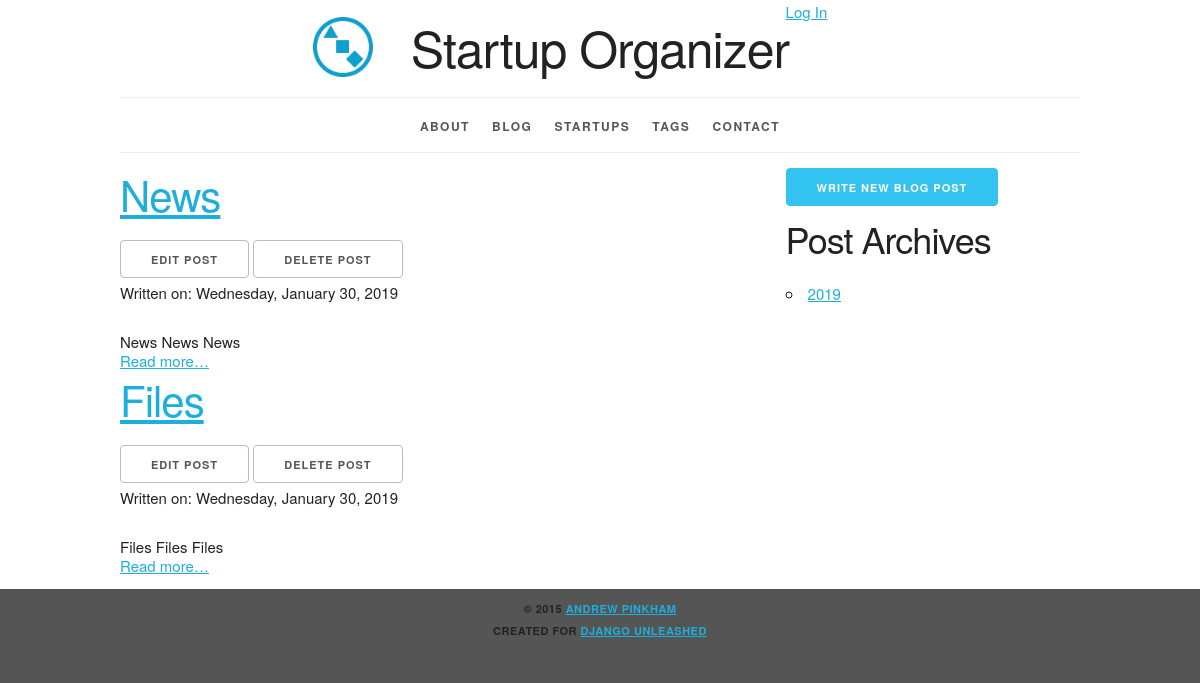
Before: /blog/ with the older database file.
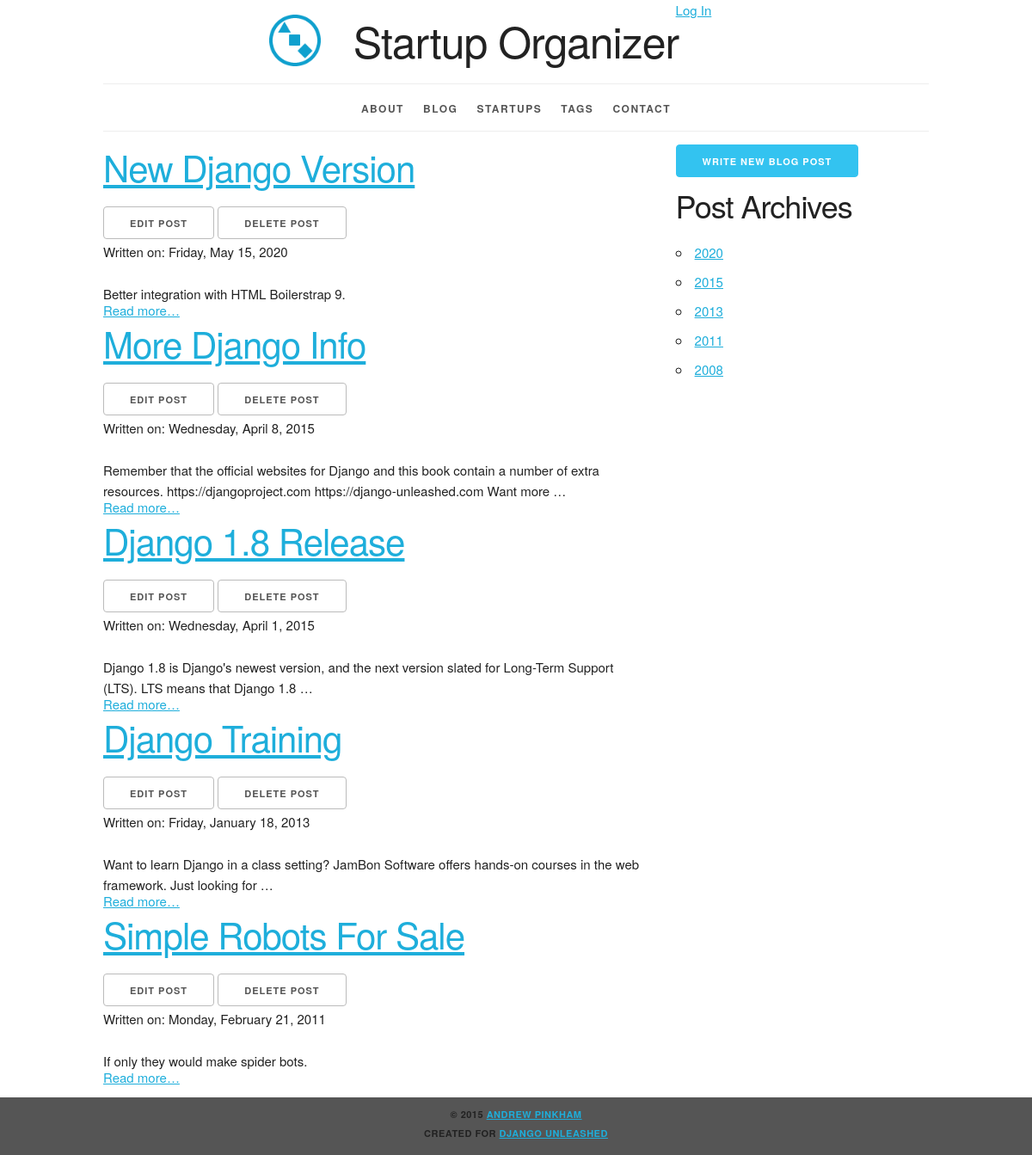
After: the same page with the newer database file.
### blog/models.py (models this page shows, shortened)
class Post(models.Model):
    title = models.CharField(max_length=63)
    slug = models.SlugField(
        max_length=63,
        help_text='A label for URL config',
        unique_for_month='pub_date')
    text = models.TextField()
    pub_date = models.DateField(
        'date published',
        auto_now_add=True)
    tags = models.ManyToManyField(
        Tag,
        blank=True,
        related_name='blog_posts')
    startups = models.ManyToManyField(
        Startup,
        blank=True,
        related_name='blog_posts')
    class Meta:
        verbose_name = 'blog post'
        ordering = ['-pub_date', 'title']
        get_latest_by = 'pub_date'
    def get_absolute_url(self):
        return reverse(
            'blog_post_detail',
            kwargs={'year': self.pub_date.year,
                    'month': self.pub_date.month,
                    'slug': self.slug})
    def get_delete_url(self):
        return reverse(
            'blog_post_delete',
            kwargs={'year': self.pub_date.year,
                    'month': self.pub_date.month,
                    'slug': self.slug})
    def get_update_url(self):
        return reverse(
            'blog_post_update',
            kwargs={'year': self.pub_date.year,
                    'month': self.pub_date.month,
                    'slug': self.slug})

### blog/views.py (the view)
class PostList(ArchiveIndexView):
    allow_empty = True
    allow_future = True
    context_object_name = 'post_list'
    date_field = 'pub_date'
    make_object_list = True
    model = Post
    paginate_by = 5
    template_name = 'blog/post_list.html'

### blog/templates/blog/post_list.html (shortened to what this page needs)
{% extends parent_template|default:"blog/base_blog.html" %}
{% block content %}
  <div class="row">
    <div class="eight columns">
      {% for post in post_list %}
        <article class="list-item">
          <header>
            <h2>
              <a href="{{ post.get_absolute_url }}">
                {{ post.title|title }}</a>
            </h2>
              <ul class="inline">
                  <li>
                    <a
                        href="{{ post.get_update_url }}"
                        class="button">
                      Edit Post</a></li>
                  <li>
                    <a
                        href="{{ post.get_delete_url }}"
                        class="button">
                      Delete Post</a></li>
              </ul>
            <p>
              Written on:
              <time datetime="{{ post.pub_date|date:"Y-m-d" }}">
                {{ post.pub_date|date:"l, F j, Y" }}
              </time>
            </p>
          </header>
          <p>{{ post.text|truncatewords:20 }}</p>
          <p class="read-more">
            <a href="{{ post.get_absolute_url }}">
              Read more&hellip;</a>
          </p>
        </article>
      {% empty %}
        <p><em>No Blog Posts Available</em></p>
      {% endfor %}
    </div>
    <div class="desktop four columns">
        <a
          href="{% url 'blog_post_create' %}"
          class="button button-primary">
        Write New Blog Post</a>
      <h3>Post Archives</h3>
      <ul>
        {% for y in date_list %}
          <li><a href="{% url 'blog_post_archive_year' y|date:"Y" %}">
            {{ y|date:"Y" }}</a></li>
        {% endfor %}
      </ul>
    </div>
  </div>
{% endblock %}

### blog/templates/blog/base_blog.html
{% extends parent_template|default:"base.html" %}
{% load staticfiles %}
{% block head %}
<link rel="stylesheet" type="text/css"
  href="{% static 'blog/style.css' %}" />
{% endblock %}

### templates/base.html (shortened to what this page needs)
{% load staticfiles %}
<!DOCTYPE html>
<html lang="en">
  <head>
    <link rel="stylesheet" type="text/css"
      href="{% static 'site/normalize.css' %}">
    <link rel="stylesheet" type="text/css"
      href="{% static 'site/skeleton.css' %}">
    <link rel="stylesheet" type="text/css"
      href="{% static 'site/style.css' %}">
    {% block head %}{% endblock %}
  </head>
  <body>
    <div class="container">
      <div class="status row">
        <div class="offset-by-eight four columns">
          <ul class="inline">
            {% if user.is_authenticated %}
              <li><a href="{% url 'dj-auth:logout' %}?next={{ request.path }}">
                Log Out</a></li>
            {% else %}
              <li><a href="{% url 'dj-auth:login' %}?next={{ request.path }}">
                Log In</a></li>
            {% endif %}
          </ul>
        </div>
      </div>
      <header class="row">
        <div class="offset-by-one ten columns">
          <h1 class="logo">Startup Organizer</h1>
        </div>
      </header>
      <nav>
        <ul>
          <li>
            <a href="{% url 'about_site' %}">
              About</a></li>
          <li>
            <a href="{% url 'blog_post_list' %}">
              Blog</a></li>
          <li>
            <a href="{% url 'organizer_startup_list' %}">
              Startups</a></li>
          <li>
            <a href="{% url 'organizer_tag_list' %}">
              Tags</a></li>
          <li>
            <a href="{% url 'contact' %}">
              Contact</a></li>
        </ul>
      </nav>
      <main>
        {% block content %}{% endblock %}
      </main>
    </div>
    <footer>
      <p>
        &copy; 2015
        <a href="https://AndrewsForge.com/">
          Andrew Pinkham</a>
      </p>
      <p>
        Created for
        <a href="https://Django-Unleashed.com/">
          Django Unleashed</a>
      </p>
    </footer>
  </body>
</html>

### static/site/skeleton.css (style rules this page uses)
.container { position: relative; width: 100%; max-width: 960px; margin: 0 auto; padding: 0 20px; box-sizing: border-box; }
.column, .columns { width: 100%; float: left; box-sizing: border-box; }
@media (min-width: 400px) { .container { width: 85%; padding: 0; } }
@media (min-width: 550px) { .container { width: 80%; } }
@media (min-width: 550px) { .column, .columns { margin-left: 4%; } }
@media (min-width: 550px) { .column:first-child, .columns:first-child { margin-left: 0; } }
@media (min-width: 550px) { .four.columns { width: 30.6666666667%; } }
@media (min-width: 550px) { .eight.columns { width: 65.3333333333%; } }
@media (min-width: 550px) { .ten.columns { width: 82.6666666667%; } }
@media (min-width: 550px) { .offset-by-one.column, .offset-by-one.columns { margin-left: 8.66666666667%; } }
@media (min-width: 550px) { .offset-by-eight.column, .offset-by-eight.columns { margin-left: 69.3333333333%; } }
html { font-size: 62.5%; }
body { font-size: 1.5em; line-height: 1.6; font-weight: 400; font-family: "Raleway", "HelveticaNeue", "Helvetica Neue", Helvetica, Arial, sans-serif; color: #222; }
h1, h2, h3, h4, h5, h6 { margin-top: 0; margin-bottom: 2rem; font-weight: 300; }
h1 { font-size: 4.0rem; line-height: 1.2; letter-spacing: -.1rem; }
h2 { font-size: 3.6rem; line-height: 1.25; letter-spacing: -.1rem; }
h3 { font-size: 3.0rem; line-height: 1.3; letter-spacing: -.1rem; }
@media (min-width: 550px) { h1 { font-size: 5.0rem; } }
@media (min-width: 550px) { h2 { font-size: 4.2rem; } }
@media (min-width: 550px) { h3 { font-size: 3.6rem; } }
p { margin-top: 0; }
a { color: #1EAEDB; }
.button, button, input[type="submit"], input[type="reset"], input[type="button"] { display: inline-block; height: 38px; padding: 0 30px; color: #555; text-align: center; font-size: 11px; font-weight: 600; line-height: 38px; letter-spacing: .1rem; text-transform: uppercase; text-decoration: none; white-space: nowrap; background-color: transparent; border-radius: 4px; border: 1px solid #bbb; cursor: pointer; box-sizing: border-box; }
.button.button-primary, button.button-primary, input[type="submit"].button-primary, input[type="reset"].button-primary, input[type="button"].button-primary { color: #FFF; background-color: #33C3F0; border-color: #33C3F0; }
ul { list-style: circle inside; }
ol, ul { padding-left: 0; margin-top: 0; }
li { margin-bottom: 1rem; }
button, .button { margin-bottom: 1rem; }
pre, blockquote, dl, figure, table, p, ul, ol, form { margin-bottom: 2.5rem; }
.container:after, .row:after, .u-cf { content: ""; display: table; clear: both; }

### static/site/style.css (style rules this page uses)
.desktop { display: none; }
@media (min-width: 550px) { .desktop { display: block; } }
html { height: 100%; background-color: #555; }
body { background-color: white; }
body>div>header { text-align: center;; }
header h1 { display: inline-block; font-weight: normal; font-style: normal; width: 100%; margin-top: 0; padding-top: 0; }
.logo { padding-top: 50px; background-image: url("/static/site/logo.png"); background-size: 50px; background-repeat: no-repeat; background-position: top; }
@media (min-width: 750px) { .logo { padding-top: 0; background-size: contain; background-position: 0% 0%; } }
@media (min-width: 1000px) { .logo { background-position: 10% 0%; } }
@media (min-width: 1200px) { .logo { background-position: 15% 0%; } }
nav { border-top: 1px solid #eee; width: 100%; border-bottom: 1px solid #eee; margin: 0 0 1em; padding: 0; }
nav ul { margin: 0; padding: 1em 0; list-style-type: none; text-align: center; }
nav ul li { display: inline; padding: 0; margin: 0 0.25em; font-weight: 600; text-transform: uppercase; text-align: center; font-size: 1rem; letter-spacing: .10rem; }
@media (min-width: 400px) { nav ul li { letter-spacing: .15rem; font-size: 1.2rem; margin: 0 0.5em; } }
@media (min-width: 550px) { nav ul li { margin: 0 0.75em; } }
nav ul li a { color: #555; text-decoration: none; background-color: transparent; cursor: pointer; }
.read-more { padding: 0; margin: -2em 0 0; }
.inline { list-style-type: none; padding: 0; margin: 0 0 -0.5em; }
.inline li { display: inline; }
body>footer { width: 100%; background-color: #555; font-size: 1.1rem; letter-spacing: .05rem; font-weight: 600; text-transform: uppercase; text-align: center; padding: 1em 0; margin: 1em 0; }
body>footer p { margin-bottom: 0.5rem; }

Changed rows visible on the page:
no longer on this page (row edited): Post: title "News", pub_date "Wednesday, January 30, 2019", text "News News News"
removed Post: title "Files", pub_date "Wednesday, January 30, 2019", text "Files Files Files"
added Post: title "New Django Version", pub_date "Friday, May 15, 2020", text "Better integration with HTML Boilerstrap 9."
added Post: title "More Django Info", pub_date "Wednesday, April 8, 2015", text "Remember that the official websites for Django and this book contain a number of extra resources. https://djangoproject.com https://django-unleashed.com Want more …"
added Post: title "Django 1.8 Release", pub_date "Wednesday, April 1, 2015", text "Django 1.8 is Django's newest version, and the next version slated for Long-Term Support (LTS). LTS means that Django 1.8 …"
added Post: title "Django Training", pub_date "Friday, January 18, 2013", text "Want to learn Django in a class setting? JamBon Software offers hands-on courses in the web framework. Just looking for …"
added Post: title "Simple Robots For Sale", pub_date "Monday, February 21, 2011", text "If only they would make spider bots."
Other visible differences:
new list line: "2020"
new list line: "2015"
new list line: "2013"
new list line: "2011"
new list line: "2008"
list line gone: "2019"
